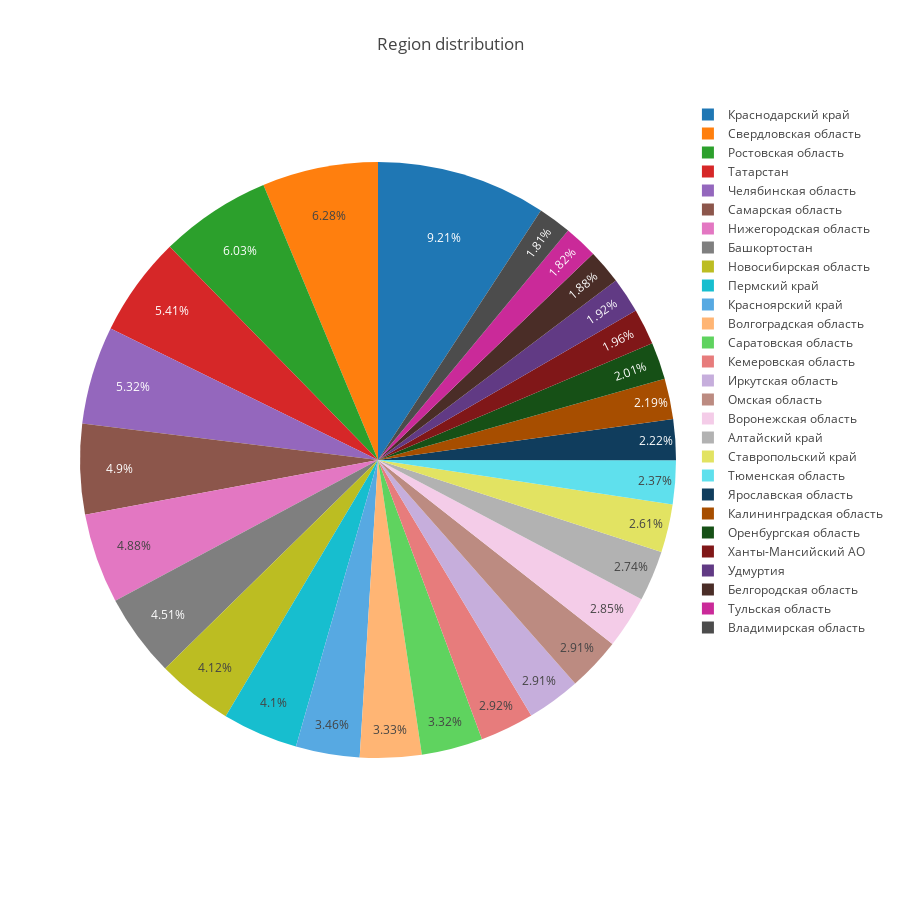

Source (notebook cell):
### Code cell
temp_series = training['region'].value_counts()
labels = (np.array(temp_series.index))
sizes = (np.array((temp_series / temp_series.sum())*100))

trace = go.Pie(labels=labels, values=sizes)
layout = go.Layout(
    title='Region distribution',
    width=900,
    height=900,
)
data = [trace]
fig = go.Figure(data=data, layout=layout)
py.iplot(fig, filename="region")

### Figure 1 — Plotly figure (JSON) as saved in the notebook; plotly's stock layout.template omitted (floating-point values rounded to 4 significant figures)
{"data": [{"labels": ["Краснодарский край", "Свердловская область", "Ростовская область", "Татарстан", "Челябинская область", "Самарская область", "Нижегородская область", "Башкортостан", "Новосибирская область", "Пермский край", "Красноярский край", "Волгоградская область", "Саратовская область", "Кемеровская область", "Иркутская область", "Омская область", "Воронежская область", "Алтайский край", "Ставропольский край", "Тюменская область", "Ярославская область", "Калининградская область", "Оренбургская область", "Ханты-Мансийский АО", "Удмуртия", "Белгородская область", "Тульская область", "Владимирская область"], "type": "pie", "values": [9.205, 6.282, 6.033, 5.412, 5.322, 4.897, 4.88, 4.513, 4.123, 4.098, 3.462, 3.33, 3.324, 2.922, 2.91, 2.905, 2.85, 2.741, 2.607, 2.37, 2.218, 2.194, 2.01, 1.962, 1.92, 1.884, 1.82, 1.806]}], "layout": {"height": 900, "title": "Region distribution", "width": 900}}
